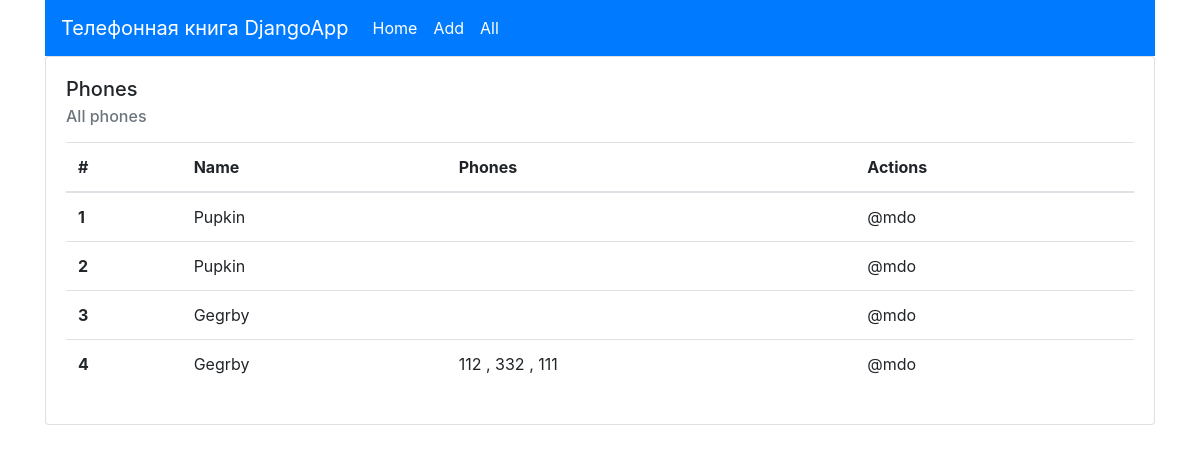
Before: / with the older database file.
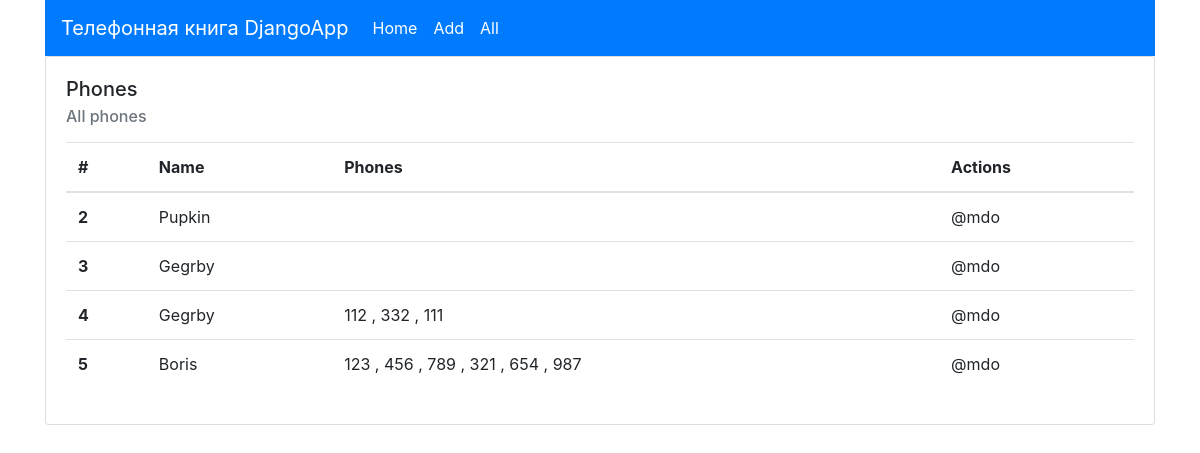
After: the same page with the newer database file.
### phonebook/models.py (models this page shows, shortened)
class Persone(models.Model):
    name = models.CharField("Contact name", max_length=70)
    def all_phones_to_string(self):
        return ", ".join([phone.phone for phone in self.phones.all()])

class Phone(models.Model):
    phone = models.CharField(
        verbose_name="Phone",
        max_length=12
    )
    contact = models.ForeignKey(
        Persone,
        related_name="phones",
        on_delete=models.CASCADE
    )

### phonebook/views.py (the view)
# urls.py: path('', HomePageView.as_view(), name='home')
class HomePageView(TemplateView):
    template_name="phonebook/home.html"
    def get_context_data(self, **kwargs):
        context = super().get_context_data(**kwargs)
        search_by = self.request.GET.get('search_by')
        query = self.request.GET.get('query')
        search_message = 'All phones'
        if search_by in ['phone', 'name'] and search_by:
            if search_by == 'name':
                persons = Persone.objects.filter(name=query)
                search_message = f'Searching for "name" by "{query}"'
            else:
                persons = Persone.objects.filter(phones__phone=query)
                search_message = f'Searching for "phones" by "{query}"'
        else:
            persons = Persone.objects.all()
        context["persons"] = persons
        context["search_message"] = search_message
        return context

### phonebook/templates/phonebook/home.html (shortened to what this page needs)
<!DOCTYPE html>
<html lang="ru">
<head>
    <link rel="stylesheet" href="https://cdn.jsdelivr.net/npm/bootstrap@4.5.3/dist/css/bootstrap.min.css">
</head>
<body>
    <div class="container">
        <nav class="navbar navbar-expand-lg navbar-dark bg-primary ">
            <a class="navbar-brand" href="{% url 'home' %}">Телефонная книга DjangoApp</a>
            <div class="navbar-collapse" id="navbarText">
                <ul class="navbar-nav mr-auto">
                    <li class="nav-item active">
                        <a class="nav-link" href="{% url 'home' %}">Home <span class="sr-only">(current)</span></a>
                    </li>
                    <li class="nav-item active">
                        <a class="nav-link" href="{% url 'add' %}">Add <span class="sr-only">(current)</span></a>
                    </li>
                    <li class="nav-item active">
                        <a class="nav-link" href="{% url 'home' %}">All <span class="sr-only">(current)</span></a>
                    </li>
                </ul>
            </div>
        </nav>
        <div class="card">
            <div class="card-body">
                <h5 class="card-title">Phones</h5>
                <h6 class="card-subtitle mb-2 text-muted">{{ search_message }}</h6>
                <p class="card-text">
                    <table class="table">
                        <thead>
                        <tr>
                            <th scope="col">#</th>
                            <th scope="col">Name</th>
                            <th scope="col">Phones</th>
                            <th scope="col">Actions</th>
                        </tr>
                        </thead>
                        <tbody>
                        {% for person in persons %}
                            <tr>
                                <th scope="row">{{ person.pk }}</th>
                                <td>{{ person.name }}</td>
                                <td>{{ person.all_phones_to_string}}</td>
                                <td>@mdo</td>
                            </tr>
                        {% endfor %}
                        </tbody>
                    </table>
                </p>
            </div>
        </div>
    </div>
</body>
</html>

Changed rows visible on the page:
removed Persone: pk "1", name "Pupkin"
added Persone: pk "5", name "Boris", all_phones_to_string "123 , 456 , 789 , 321 , 654 , 987"
